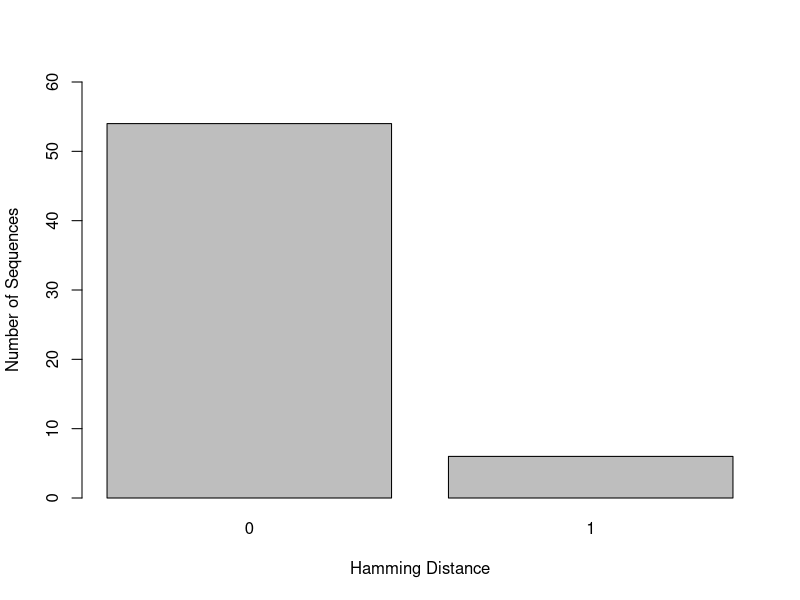
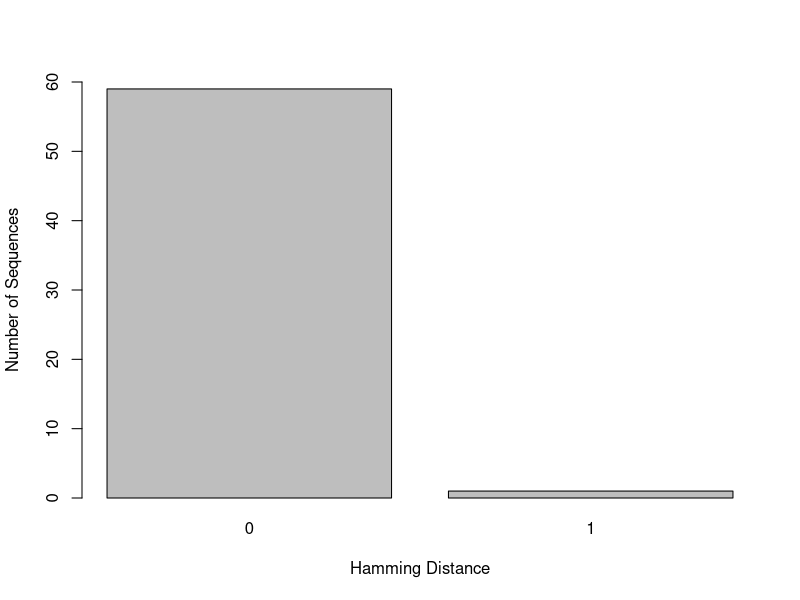
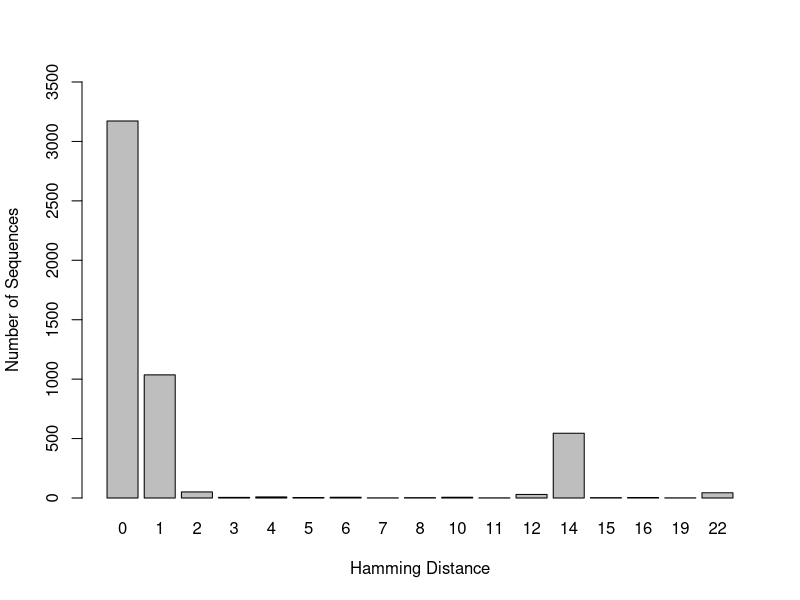
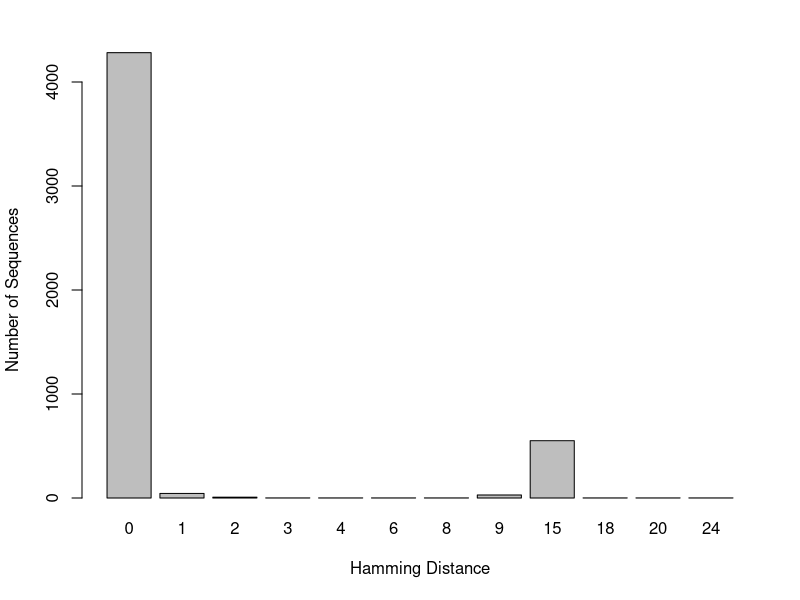
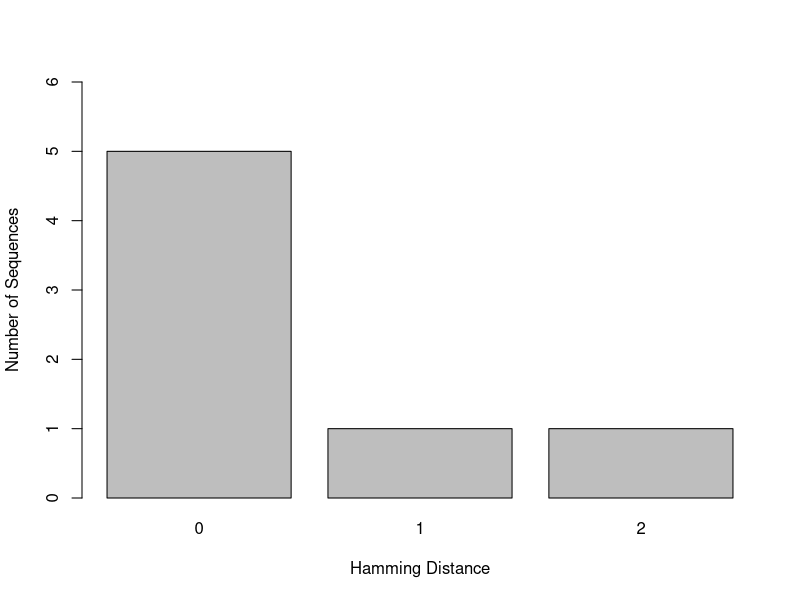
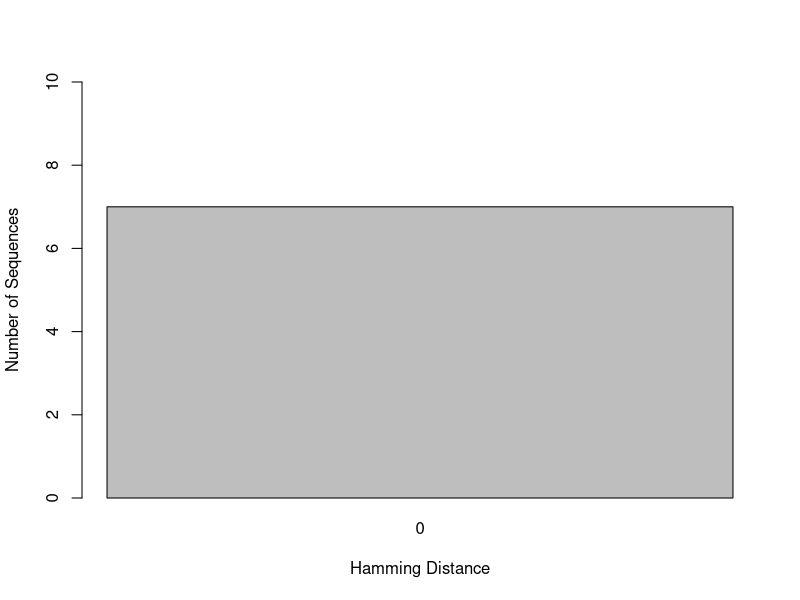
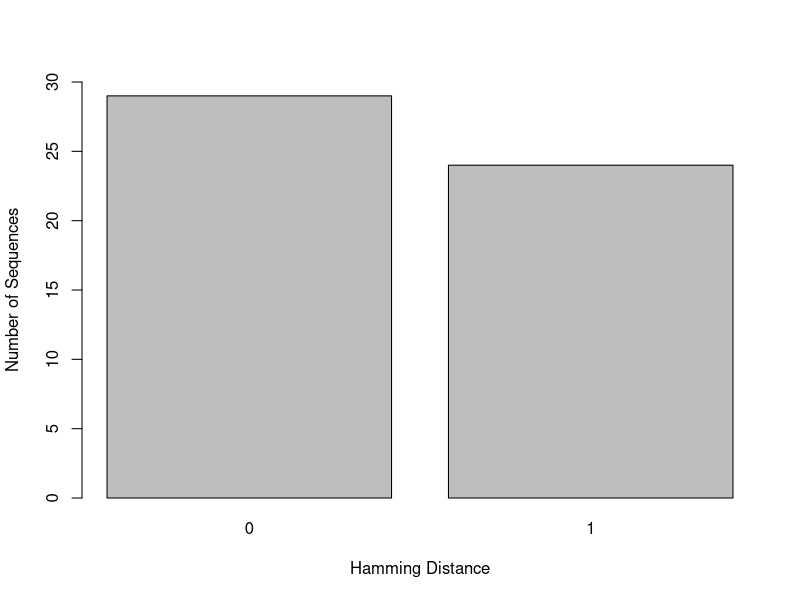
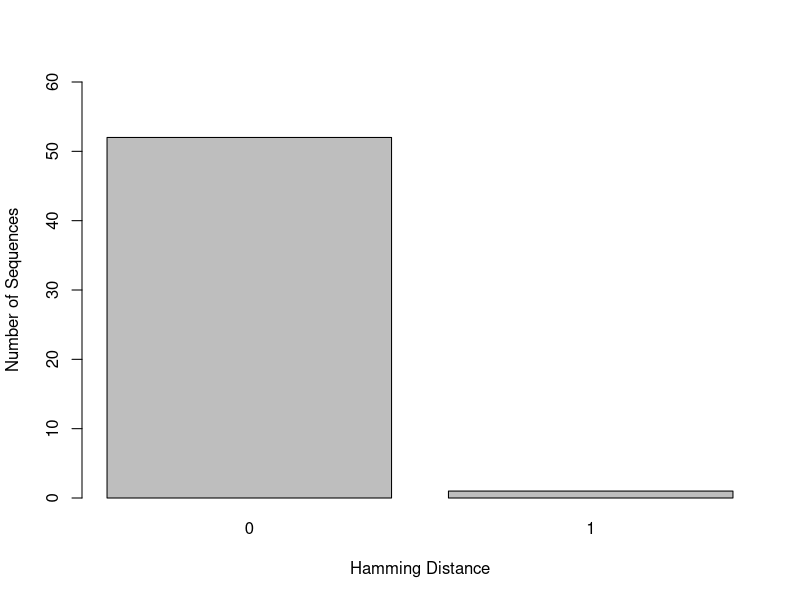

Source code (R) for these figures, in order:
## ---- chunk 1
knitr::opts_chunk$set(root.dir = "C:/Users/Lexie Christopoulos/Repos/GenomeSequencing-/db/",echo = TRUE)
## ---- chunk 2
PB1_H1_F <-read.csv("hamming_distance_results/PB1_H1_PB1_Forward_1.2_results_NCR.csv")

PB1_H1_1 <- PB1_H1_F[-c(61),]

barplot(table(PB1_H1_1$hamming_distance), xlab = "Hamming Distance", ylab = "Number of Sequences", ylim = c(0,60))
## ---- chunk 3
PB1_H1_R <-read.csv("hamming_distance_results/PB1_H1_PB1_Reverse_2.3_results_NCR.csv")

PB1_H1_2 <- PB1_H1_R[-c(61),]

barplot(table(PB1_H1_2$hamming_distance), xlab = "Hamming Distance", ylab = "Number of Sequences", ylim = c(0,60))
## ---- chunk 4
PB1_H3_F <-read.csv("hamming_distance_results/PB1_H3_PB1_Forward_1.2_results_NCR.csv")

PB1_H3_1 <- PB1_H3_F[-c(3732),]

barplot(table(PB1_H3_1$hamming_distance), xlab = "Hamming Distance", ylab = "Number of Sequences", ylim = c(0,3500))
## ---- chunk 5
PB1_H3_R <-read.csv("hamming_distance_results/PB1_H3_PB1_Reverse_2.3_results_NCR.csv")

PB1_H3_2 <- PB1_H3_R[-c(3732),]

barplot(table(PB1_H3_2$hamming_distance), xlab = "Hamming Distance", ylab = "Number of Sequences", ylim = c(0,4000))
## ---- chunk 6
PB1_H5_F <-read.csv("hamming_distance_results/PB1_H5_PB1_Forward_1.2_results_NCR.csv")

PB1_H5_1 <- PB1_H5_F[-c(8),]

barplot(table(PB1_H5_1$hamming_distance), xlab = "Hamming Distance", ylab = "Number of Sequences", ylim = c(0,6))
## ---- chunk 7
PB1_H5_R <-read.csv("hamming_distance_results/PB1_H5_PB1_Reverse_2.3_results_NCR.csv")

PB1_H5_2 <- PB1_H5_R[-c(8),]

barplot(table(PB1_H5_2$hamming_distance), xlab = "Hamming Distance", ylab = "Number of Sequences", ylim = c(0,10))
## ---- chunk 8
PB1_H7_F <-read.csv("hamming_distance_results/PB1_H7_PB1_Forward_1.2_results_NCR.csv")

PB1_H7_1 <- PB1_H7_F[-c(54),]

barplot(table(PB1_H7_1$hamming_distance), xlab = "Hamming Distance", ylab = "Number of Sequences", ylim = c(0,30))
## ---- chunk 9
PB1_H7_R <-read.csv("hamming_distance_results/PB1_H7_PB1_Reverse_2.3_results_NCR.csv")

PB1_H7_2 <- PB1_H7_R[-c(54),]

barplot(table(PB1_H7_2$hamming_distance), xlab = "Hamming Distance", ylab = "Number of Sequences", ylim = c(0,60))

## ---- chunk 10
PB1_H9_F <-read.csv("hamming_distance_results/PB1_H9_PB1_Forward_1.2_results_NCR.csv")

PB1_H9_1 <- PB1_H9_F[-c(16),]

barplot(table(PB1_H9_1$hamming_distance), xlab = "Hamming Distance", ylab = "Number of Sequences", ylim = c(0,15))
## ---- chunk 11
PB1_H9_R <-read.csv("hamming_distance_results/PB1_H9_PB1_Reverse_2.3_results_NCR.csv")

PB1_H9_2 <- PB1_H9_R[-c(16),]

barplot(table(PB1_H9_2$hamming_distance), xlab = "Hamming Distance", ylab = "Number of Sequences", ylim = c(0,15))
